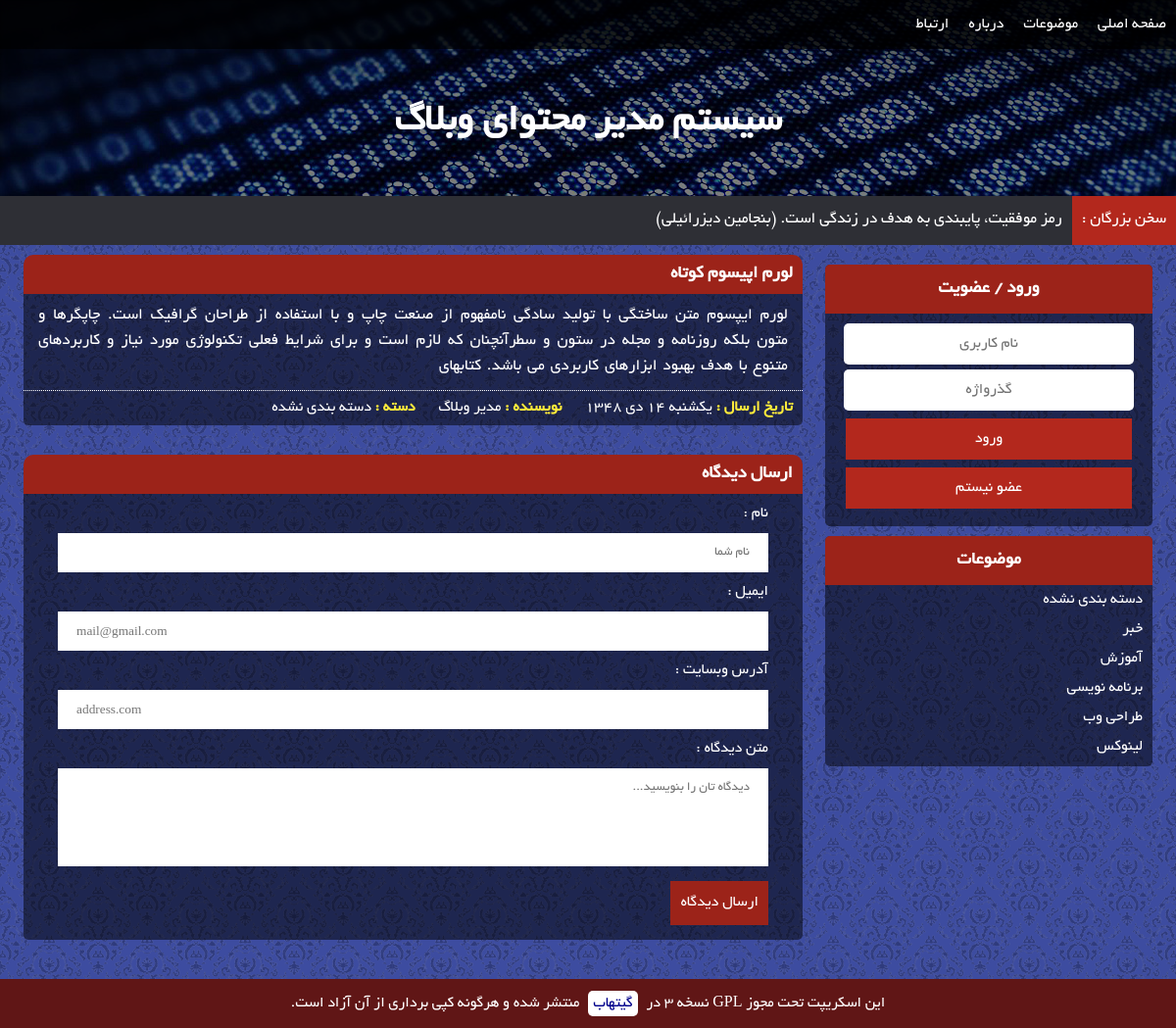
Screenshot of /post.php?id=3 with the database file from the repository.
### tables this page shows
CREATE TABLE `CATS` (
  `ID` int(10) UNSIGNED NOT NULL,
  `NAME` varchar(30) NOT NULL
);

CREATE TABLE `POSTS` (
  `ID` int(11) UNSIGNED NOT NULL,
  `AUTHOR` int(11) NOT NULL,
  `TITLE` varchar(100) NOT NULL,
  `STEXT` text NOT NULL,
  `FTEXT` text NOT NULL,
  `TYPE` tinyint(1) UNSIGNED ZEROFILL NOT NULL,
  `CAT` int(10) UNSIGNED NOT NULL DEFAULT '0',
  `TIME` int(11) UNSIGNED NOT NULL,
  `TAGS` text NOT NULL,
  `LINK` varchar(30) NOT NULL
);

### includes/config.php (called while the page is built)
<?php
	$CONF = array(
		'remoteurl'	=>	'localhost',
		'dbuser'		=>	'root',
		'dbpass'		=>	'123456789',
		'dbname'		=>	'blog',
		'SITE_TITLE'	=>	'سیستم مدیر محتوای وبلاگ',
	);
	$TEXTS = array(
		'بهتر است روی پای خود بمیری تا روی زانو‌هایت زندگی کنی. (رودی)',
		'بر روی زمین چیزی بزرگتر از انسان نیست و در انسان چیزی بزرگتر از فکر او. (همیلتون)',
		'عمر آنقدر کوتاه است که نمی‌ارزد آدم حقیر و کوچک بماند. (دیزرائیلی)',
		'افراد شجاع فرصت می آفرینند .ترسوها و ضعفا منتظر فرصت می نشینند.(گوته)',
		'هر انسانی مرتکب اشتباه می شود ؛اما فقط انسان های احمق اشتباه خود را تکرار می کنند.(سیسرون)',
		'اگر در قدم اول موفقیت نصیب ما می شد، سعی و عمل دیگر معنایی نداشت.(موریس مترلینگ)',
		'کسی که شهامت قبول خطر را نداشته باشد، در زندگی به مقصود نخواهد رسید. (محمد علی كلی)',
		' آدمی ساخته‌ی افکار خویش است فردا همان خواهد شد که امروز می‌اندیشیده است. (مترلینگ)',
		'انسان همان چیزی است که باور دارد. (آنتوان چخوف)',
		'از دست دادن امیدی پوچ و محال، خود موفقیت و پیشرفتی بزرگ است. (شکسپیر)',
		'موفقیت بر روی ستون های شکست شکل می گیرد. (سری چتری)',
		'شکست یک عامل نیروبخش است، نه یک بازدارنده؛ هر شکست بذری از موفقیت در دل دارد. (ناپلئون هیل)',
		'کارایی اساس بقا است، اما لازمه موفقیت ثمربخش بودن است. (جان ماکسول)',
		'هرکس خواهان موفقیت است باید یاد بگیرد که ناکامی جزء حتمی فرایند پیشرفت است. (برادرز)',
		'موفقیت تنها نصیب معدودی می شود و این درحالی است که کثیری از مردم در رویای موفقیت به سر می برند. (جان جانسون)',
		'رمز موفقیت، پایبندی به هدف در زندگی است. (بنجامین دیزرائیلی)',
		'نخستین قانون موفقیت، تمرکز است. (ویلیام ماتیوس)',
		'بزرگ ترین موفقیت عبارت است از اعتماد یا سازش کامل بین اشخاص صمیمی. (رالف والدو امرسون)',
		'اگر کسی استعداد طبیعی داشته باشد بازهم باید برای موفقیت تمرین کند و آماده شود. (جان ماکسول)',
		'موفقیت برای اشخاص کم ظرفیت مقدمه گستاخی است. (مثل ایتالیایی)',
		'از موفقیت دیگران همان اندازه خوشحال باش که از موفقیت خودت خشنود می شوی. (کریستین لارسون)',
		'به یاد داشته باش که برای موفقیت، بیش از هر چیز به اراده و تصمیم نیاز داری. (آبراهام لینکلن)',
		'موفقیت در آرزوها، نسبت مستقیم با قدرت اراده ما دارد. (دیل کارنگی)',
		'به جای اینکه سعی کنید مرد موفقیت باشید، سعی کنید مرد ارزش ها باشید. (آلبرت اینشتین)',
		'هر موفقیت بزرگی نتیجه هزاران تلاش کوچک و عادی است که مورد توجه و ستایش دیگران قرار نمی گیرد. (برایان تریسی)'
	);
?>

### includes/PersianCalendar.php (called while the page is built, shortened)
<?php
function mds_date($format, $when="now", $persianNumber = 0)
{
	$TZhours=0;
	$TZminute=0;
	$result="";
	if($when=="now"){
		$year=date("Y");
		$month=date("m");
		$day=date("d");
		list( $Dyear, $Dmonth, $Dday ) = gregorian_to_mds($year, $month, $day);
		$when=mktime(date("H")+$TZhours,date("i")+$TZminute,date("s"),date("m"),date("d"),date("Y"));
	}else{
		$when+=$TZhours*3600+$TZminute*60;
		$date=date("Y-m-d",$when);
		list( $year, $month, $day ) = preg_split ( '/-/', $date );
		list( $Dyear, $Dmonth, $Dday ) = gregorian_to_mds($year, $month, $day);
		}
	$need= $when;
	$year=date("Y",$need);
	$month=date("m",$need);
	$day=date("d",$need);
	$i=0;
	$subtypetemp="";
	list( $Dyear, $Dmonth, $Dday ) = gregorian_to_mds($year, $month, $day);
	while($i<strlen($format))
	{
		$subtype=substr($format,$i,1);
		switch ($subtype)
		{
			case"F":
				$result.=monthname($Dmonth);
				break;
			case "j":
				$result1=$Dday;
				if($persianNumber==1) $result.=Convertnumber2farsi($result1);
				else $result.=$result1;
				break;
			case "l":
				$result1=date("l",$need);
				if($result1=="Saturday") $result1="&#1588;&#1606;&#1576;&#1607;";
				else if($result1=="Sunday") $result1="&#1610;&#1603;&#1588;&#1606;&#1576;&#1607;";
				$result.=$result1;
				break;
			case "Y":
				$result1=$Dyear;
				if($persianNumber==1) $result.=Convertnumber2farsi($result1);
				else $result.=$result1;
				break;
			default:
				$result.=$subtype;
		}
		$subtypetemp=substr($format,$i,1);
	$i++;
	}
	return $result;
}
function monthname($month)
{
    if($month=="10") return "&#1583;&#1610;";
}
function div($a,$b)
{
    return (int) ($a / $b);
}
function gregorian_to_mds ($g_y, $g_m, $g_d)
{
    $g_days_in_month = array(31, 28, 31, 30, 31, 30, 31, 31, 30, 31, 30, 31);
    $m_days_in_month = array(31, 31, 31, 31, 31, 31, 30, 30, 30, 30, 30, 29);
   $gy = $g_y-1600;
   $gm = $g_m-1;
   $gd = $g_d-1;
   $g_day_no = 365*$gy+div($gy+3,4)-div($gy+99,100)+div($gy+399,400);
   for ($i=0; $i < $gm; ++$i)
      $g_day_no += $g_days_in_month[$i];
   $g_day_no += $gd;
   $m_day_no = $g_day_no-79;
   $j_np = div($m_day_no, 12053);
   $m_day_no = $m_day_no % 12053;
   $jy = 979+33*$j_np+4*div($m_day_no,1461);
   $m_day_no %= 1461;
   if ($m_day_no >= 366) {
      $jy += div($m_day_no-1, 365);
      $m_day_no = ($m_day_no-1)%365;
   }
   for ($i = 0; $i < 11 && $m_day_no >= $m_days_in_month[$i]; ++$i)
      $m_day_no -= $m_days_in_month[$i];
   $jm = $i+1;
   $jd = $m_day_no+1;
   return array($jy, $jm, $jd);
}
?>

### includes/functions.php (the view, shortened to what this page needs)
<?php
	require_once('config.php');
	require_once("PersianCalendar.php");
	$SQL = new mysqli($CONF['remoteurl'],$CONF['dbuser'],$CONF['dbpass'],$CONF['dbname']);
	$SQL->set_charset("utf8");
	function scape($str)
	{
		global $SQL;
		return $SQL->real_escape_string($str);
	}
	function logedin(){
		return false;
	}
	function get_text(){
		global $TEXTS;
		echo $TEXTS[ rand(0,count($TEXTS)-1) ];
	}
	function eecho($str){
		echo htmlentities($str);
	}
 ?>

### post.php (shortened to what this page needs)
<?php
	require_once('includes/functions.php');
	if( !isset($_POST['A']) )
		require_once('header.php');
	if( isset($_GET['id']) && (int)$_GET['id']>0 )
	{
		$POSTID = scape((int)$_GET['id']);
		$GET_POST = $SQL->query("SELECT P.ID,P.TITLE,P.STEXT,P.FTEXT,P.TIME,P.TAGS,U.USER,U.NAME AS AUTHOR,C.ID,C.NAME AS CNAME FROM POSTS AS P, USERS AS U, CATS AS C WHERE P.AUTHOR=U.ID AND P.CAT=C.ID AND P.ID=".$POSTID.";");
		if( $GET_POST!==FALSE AND $GET_POST->num_rows==1 )
		{
			$P = $GET_POST->fetch_assoc();
		?>
			<div class="singlepost">
				<div class="postsec">
					<h3><?php eecho($P['TITLE']); ?></h3>
					<div>
						<p class="post-text"><?php eecho($P['STEXT']); ?></p>
						<div class="postfooter">
							<span><strong>تاریخ ارسال : </strong><?php echo mds_date("l  j F Y",$P['TIME']); ?></span>
							<span><strong>نویسنده : </strong><?php eecho($P['AUTHOR']); ?></span>
							<span><strong>دسته : </strong><?php eecho($P['CNAME']); ?></span>
						</div>
					</div>
				</div>
				<div class="sendcmt">
					<h3>ارسال دیدگاه</h3>
					<div>
						<div>
							<label>نام :</label>
							<input id="name" type="text" placeholder="نام شما" value="" />
						</div>
						<div>
							<label>ایمیل :</label>
							<input id="email" type="text" placeholder="mail@gmail.com" value="" />
						</div>
						<div>
							<label>آدرس وبسایت :</label>
							<input id="website" type="text" placeholder="address.com" value="" />
						</div>
						<div>
							<label>متن دیدگاه :</label>
							<textarea id="comment_text" placeholder="دیدگاه تان را بنویسید..."></textarea>
						</div>
						<div><button>ارسال دیدگاه</button></div>
					</div>
				</div>
			</div>
		<?php
		}
	}
	if( !isset($_POST['A']) )
		require_once('footer.php');
?>

### header.php (shortened to what this page needs)
<!DOCTYPE html>
<html dir="rtl" lang="fa">
<head>
	<link rel="stylesheet" type="text/css" href="lib/main.css" />
</head>
<body>
	<div class="nav">
		<ul>
			<a href="index.php"><li>صفحه اصلی</li></a>
			<a href="cats.php"><li>موضوعات</li></a>
			<a href="posts.php?N=about"><li>درباره</li></a>
			<a href="posts.php?N=contact"><li>ارتباط</li></a>
		</ul>
	</div>
	<div class="header"><span><?php echo $CONF['SITE_TITLE']; ?></span></div>
	<div class="toptext"><span>سخن بزرگان : </span><?php get_text(); ?></div>
	<div class="body">
		<div class="menu">
			<?php if( !logedin() ){ ?><div class="logreg">
				<h3>ورود / عضویت</h3>
				<div>
					<input id="user" type="text" placeholder="نام کاربری" />
					<input id="pass" type="password" placeholder="گذرواژه" />
					<button id="login" onclick="login();">ورود</button>
					<a href="register.php"><button id="login">عضو نیستم</button></a>
				</div>
			</div><?php } ?>
			<div class="cats">
				<h3>موضوعات</h3>
				<ul>
					<?php
						$CATS = $SQL->query('SELECT ID,NAME FROM CATS;');
						while ($CAT=$CATS->fetch_assoc() )
						{
							echo '<a href="cat.php?ID='.$CAT['ID'].'"><li>'.$CAT['NAME'].'</li></a>'.PHP_EOL;
						}
					 ?>
				</ul>
			</div>
		</div>
		<div class="main">

### rows the page displays
cats: NAME "دسته بندی نشده"
cats: NAME "خبر"
cats: NAME "آموزش"
cats: NAME "برنامه نویسی"
cats: NAME "طراحی وب"
cats: NAME "لینوکس"
posts: TITLE "لورم اپیسوم کوتاه لورم ایپسوم متن ساختگی با تولید سادگی نامفهوم از صنعت چاپ و با استفاده از طراحان گرافیک است. چاپگرها و متون بلکه روزنامه و مجله در ستون و سطرآنچنان که لازم است و برای شرایط فعلی تکنولوژی مورد نیاز و کاربردهای متنوع با هدف بهبود ابزارهای کاربردی می باشد. کتابهای مدیر وبلاگ دسته بندی نشده", TIME "يكشنبه 14 دي 1348"

### other values shown
$CONF['SITE_TITLE'] "سیستم مدیر محتوای وبلاگ"
